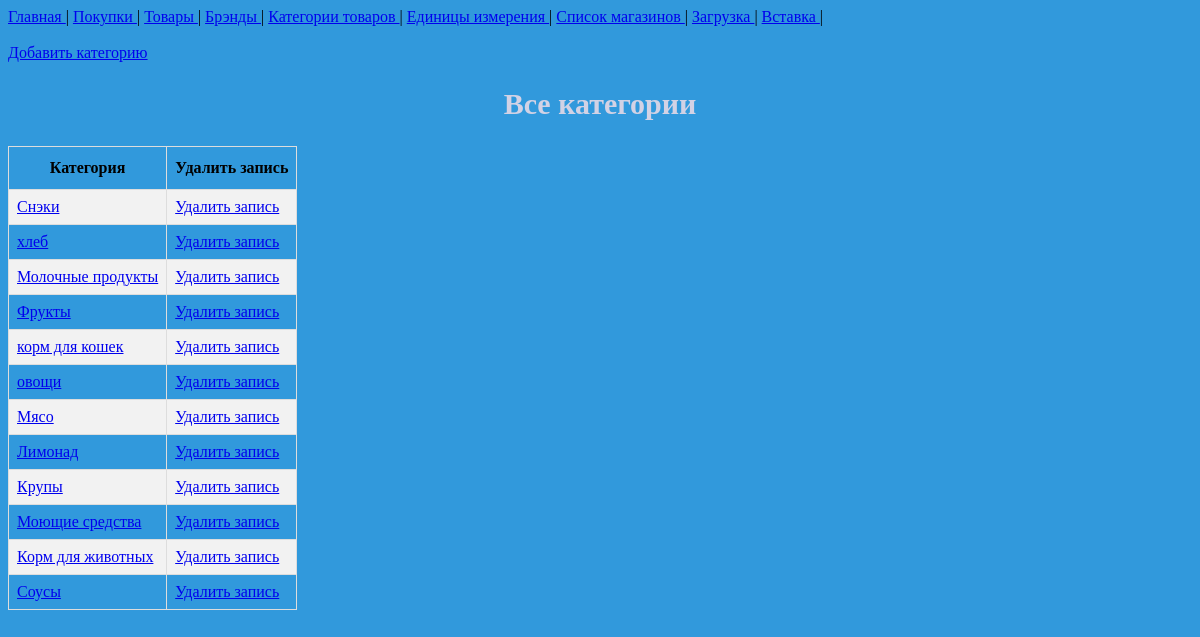
The app's page /category/, older data.
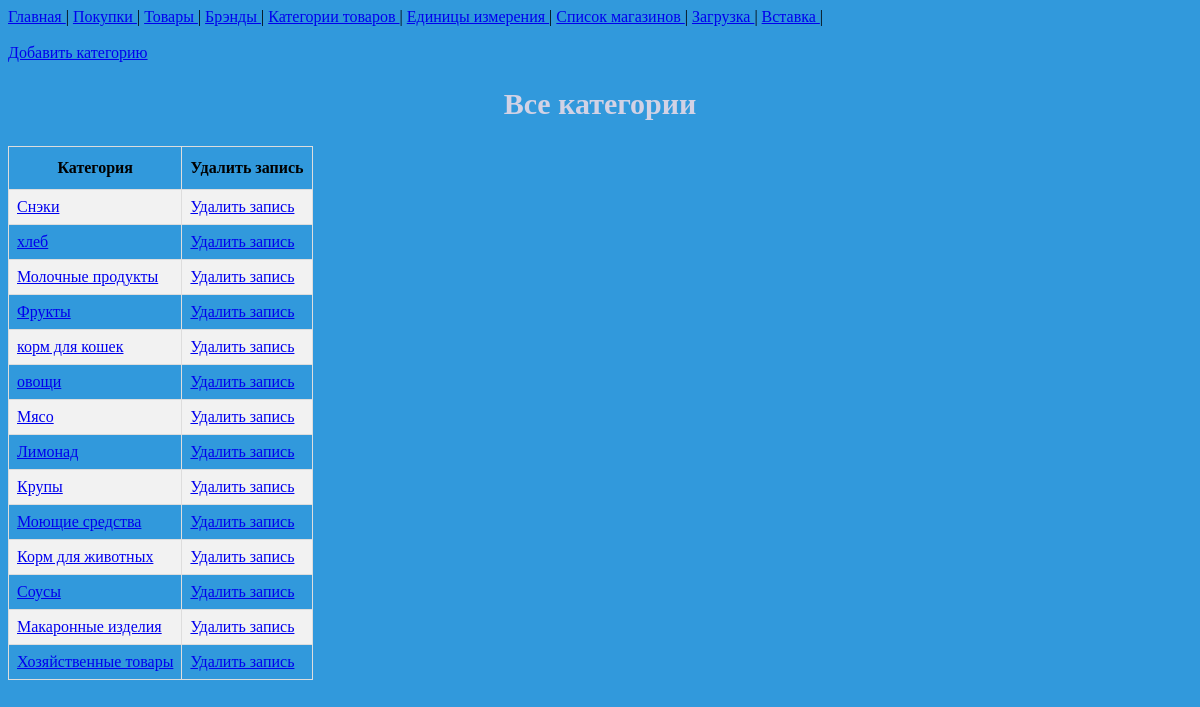
The same page, newer data.
### buy/models.py (models this page shows, shortened)
class Category(models.Model):
    name = models.CharField(max_length=60)
    def get_url(self):
        return reverse('update-category', args=[self.id])
    def del_url(self):
        return reverse('del-category', args=[self.id])

### buy/views.py (the view)
# urls.py: path('category/', views.ListCategory.as_view(), name='list-category'),
class ListCategory(ListView):
    template_name = 'buy/list_category.html'
    model = Category

### buy/templates/buy/list_category.html (shortened to what this page needs)
{% extends 'buy/base.html' %}
{% block content %}
    {% include 'includes/navbar.html' %}
    <br>
    <a href=" {% url 'create-category' %} " > Добавить категорию </a>
    <h2>Все категории </h2>
    <table>
        <tr>
            <th>Категория</th>
            <th>Удалить запись</th>
        </tr>
        {% for category in object_list %}
            <tr>
                <td> <a href="{{ category.get_url }}"> {{ category.name }} </a> </td>
                <td> <a href=" {{ category.del_url }} ">Удалить запись</a> </td>
            </tr>
        {% endfor %}
    </table>
{% endblock %}

Row changes from the older to the newer data that the page shows:
added Category: name "Макаронные изделия"
added Category: name "Хозяйственные товары"
